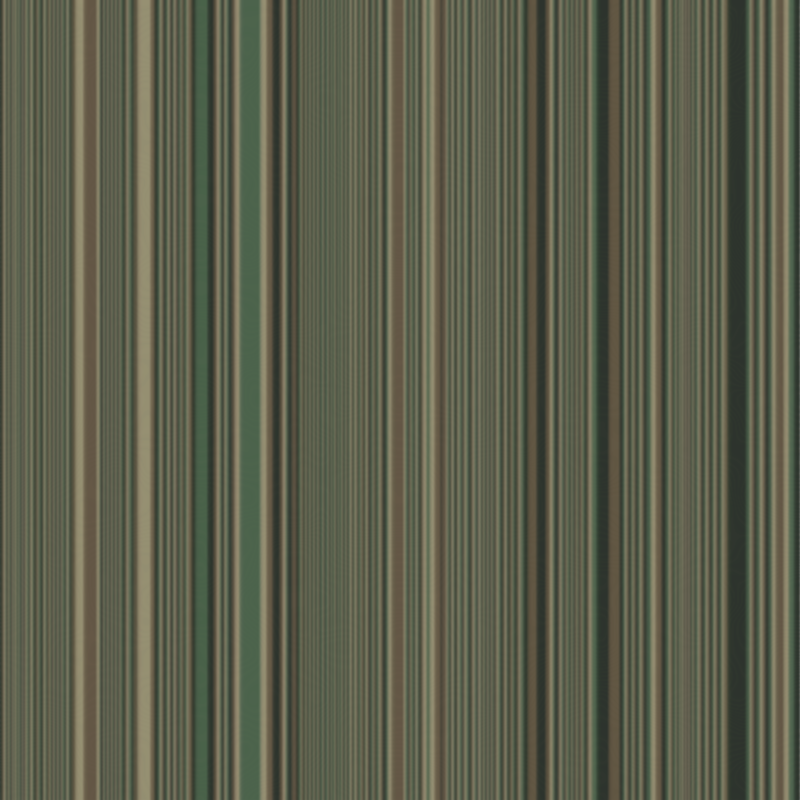
Frame 1 (no input)
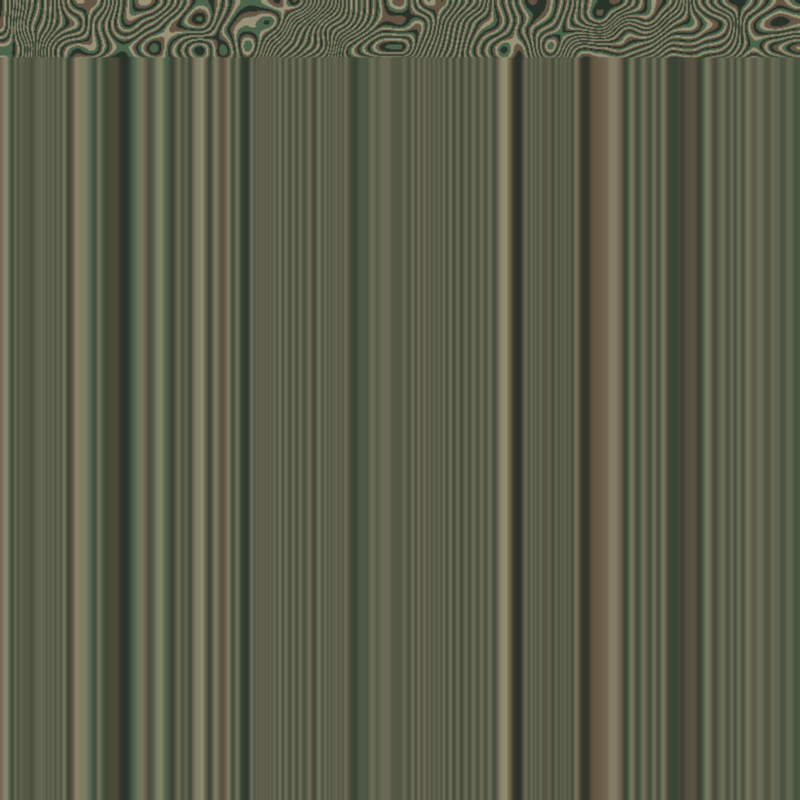
Frame 60 (no input)
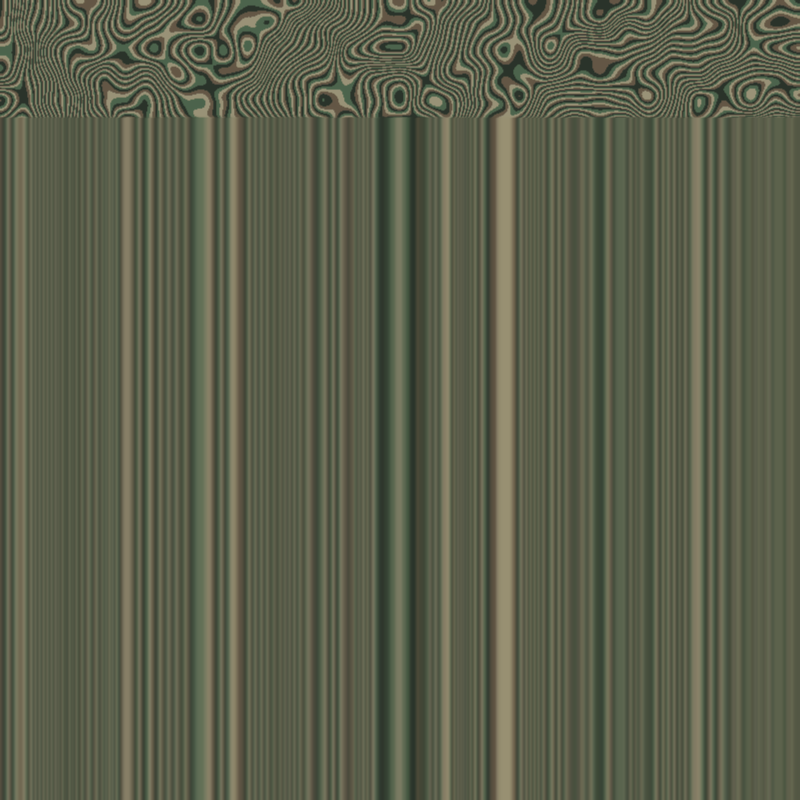
Frame 120 (the mouse pressed at the canvas centre since frame 60)

The p5.js sketch that drew these frames (run headless with seeded random() and noise() and a simulated clock; from frame 60 on, the mouse is pressed at the canvas centre):

// p5.js sketch
// ── sketch.js

let bg;

// size of brightness/color information = noise
const noiseScale = 0.005;

// assortment of colors
const colors = [
  "#50654D",
  "#9C9177",
  "#655949",
  "#313831",
  ];

// direction and movement of scan
let y = 0;
let dir = 1;


// create canvas
function setup() {
  createCanvas(800, 800);
  bg = createGraphics(width,height);

  createBG();
}

// image drawn on canvas
function draw() {      
  image(bg, 0,0,width,height);

  // transparency of the line drawing
  strokeWeight(3);

  // lines drawn on canvas
  for(let x = 0; x < width; x ++) {
    const c = get(x,y);
    stroke(c);
    line(x,y,x,height);

  }
  // animation of lines to go down and up continously
  y += dir;
  if(y <= 0 || y > height) {
    dir *= -1;
  }
}



// thickness of bands which equates to the amount of separations between colors
function createBG() {
  const numBands = 256;

  // creation of pixels on the canvas
  for (let i = 0; i < bg.width; i ++) {
    for (let j = 0; j < bg.height; j ++) {

      // noise value
      const n = noise(i * noiseScale, j * noiseScale);

      // number of bands for your color values
      const band = int(n * numBands);
      const color = band % colors.length;

      // coloring the strokes and points of bands
      bg.stroke(colors[color]);
      bg.point(i,j);

    }
  }
}
